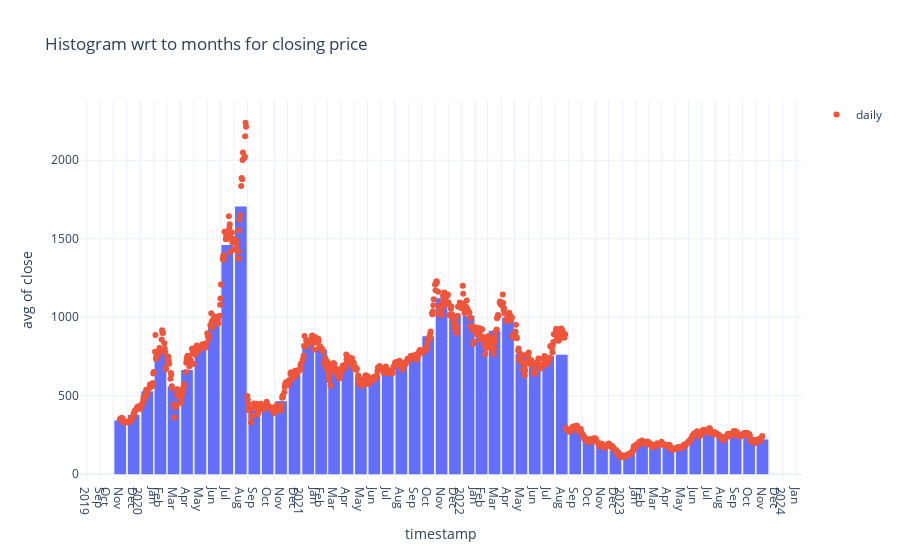

The code cell stored with this chart in its notebook:
### Code cell
avgHist = px.histogram(
    dataTSLA,
    x=dataTSLA.index,
    y="close",
    histfunc="avg",
    title="Histogram wrt to months for closing price",
)
avgHist.update_traces(xbins_size="M1")
avgHist.update_xaxes(
    showgrid=True, ticklabelmode="period", dtick="M1", tickformat="%b\n%Y"
)
avgHist.update_layout(bargap=0.1)
avgHist.add_trace(
    go.Scatter(mode="markers", x=dataTSLA.index, y=dataTSLA["close"], name="daily")
)
avgHist.show()

### Figure 1 — Plotly figure (JSON) as saved in the notebook; plotly's stock layout.template omitted (floating-point values rounded to 4 significant figures; data arrays with more than 128 entries replaced by an {"elided": "..."} marker saying what was removed)
{"data": [{"alignmentgroup": "True", "bingroup": "x", "histfunc": "avg", "hovertemplate": "timestamp=%{x}<br>avg of close=%{y}<extra></extra>", "legendgroup": "", "marker": {"color": "#636efa", "pattern": {"shape": ""}}, "name": "", "offsetgroup": "", "orientation": "v", "showlegend": false, "type": "histogram", "x": {"elided": "1007 str values"}, "xaxis": "x", "xbins": {"size": "M1"}, "y": {"elided": "1007 float values"}, "yaxis": "y"}, {"mode": "markers", "name": "daily", "type": "scatter", "x": {"elided": "1007 str values"}, "y": {"elided": "1007 float values"}}], "layout": {"bargap": 0.1, "barmode": "relative", "legend": {"tracegroupgap": 0}, "title": {"text": "Histogram wrt to months for closing price"}, "xaxis": {"anchor": "y", "domain": [0, 1], "dtick": "M1", "showgrid": true, "tickformat": "%b\n%Y", "ticklabelmode": "period", "title": {"text": "timestamp"}}, "yaxis": {"anchor": "x", "domain": [0, 1], "title": {"text": "avg of close"}}}}
